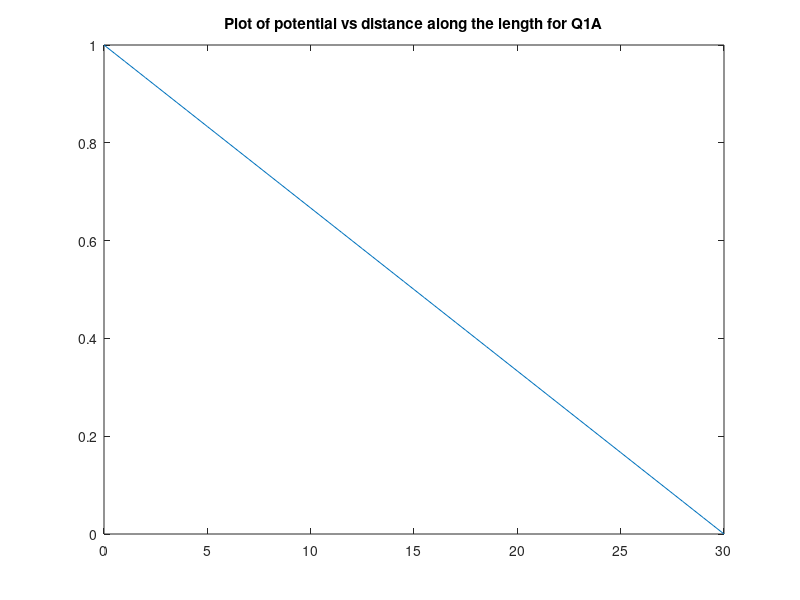
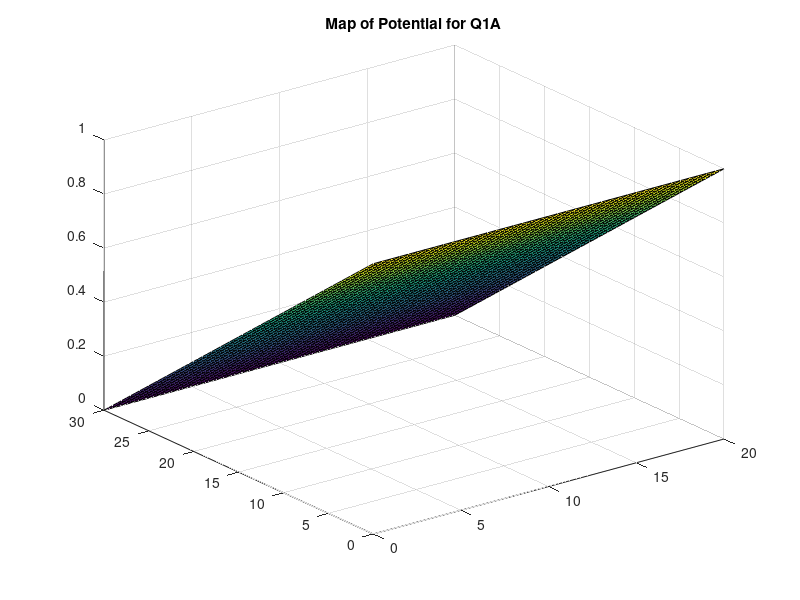
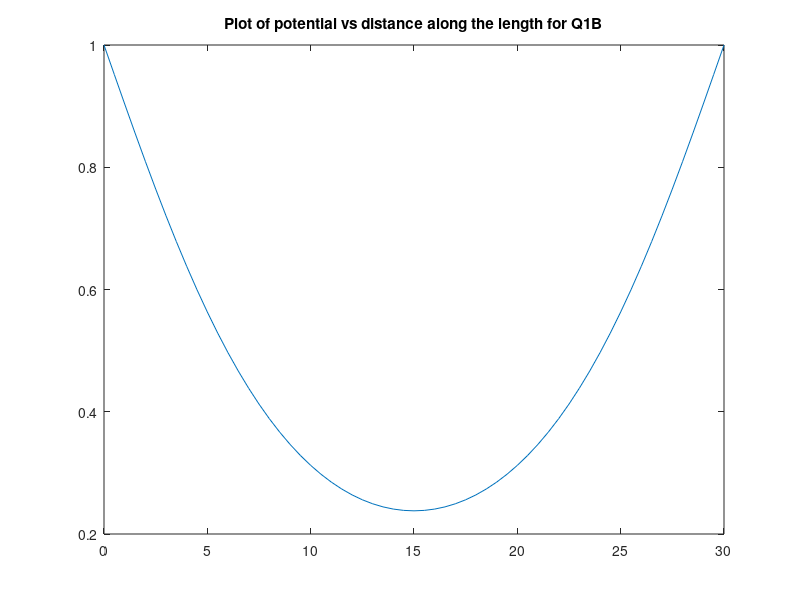
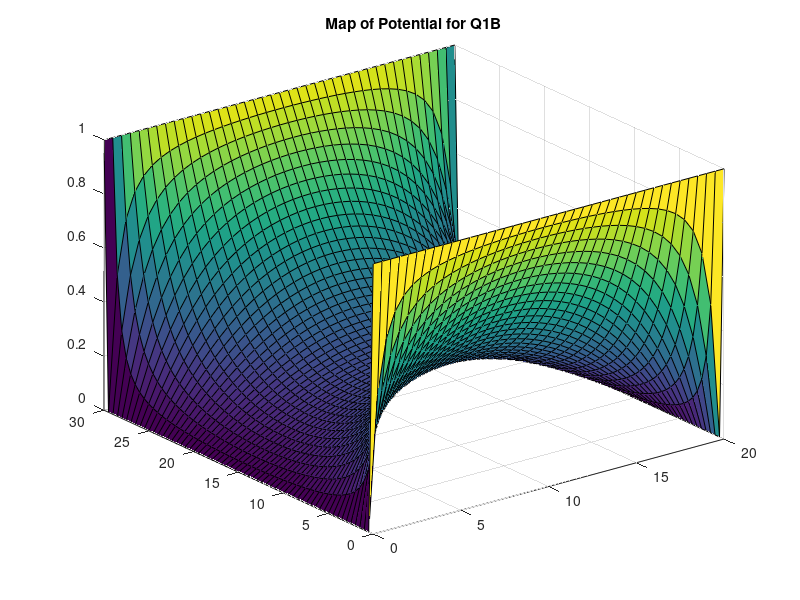

MATLAB code for these plots, in order: (Note: this script raises an error after producing the figures.)
% Reyad ElMahdy
% 101064879
%% Question 1 a)
% The code for this section uses the FDM (Finite Difference Method) to
% solve Laplace's equation for a 2D rectangle of dimentions L and W. The
% boundary conditions of the region are V=1 at x=0 and V=0 at x=L, The top
% and bottom boundaries have dV/dx=0. The code discretizes the region and
% the laplacian and turns them into matrices so that the potential can be
% displayed in the form of a vector which can easily be solved by matlab.

W = 20;
L = 1.5*W;

% Getting matrix dimensions
s = 0.5; % Space between each point in the meshgrid
nx = floor(L/s + 1);
ny = floor(W/s + 1);

%Creating matricies and mapping the 2D geometry
G = sparse(nx*ny);
Bc = zeros(1,nx*ny);

for i = 1:nx
    for j = 1:ny
        n = j+(i-1)*ny; % Mapping Equation
        
        % Setting boundary conditions
        if i == 1
            G(n,n) = 1;
            Bc(n) = 1;
        elseif i == nx
            G(n,n) = 1;
        elseif j == 1 || j == ny
            nxm = j+(i-2)*ny;
            nxp = j+i*ny;
            if j == 1
                nyp = j+1+(i-1)*ny;
                G(n,nyp) = 1;
            else
                nym = j-1+(i-1)*ny;
                G(n,nym) = 1;
            end
            G(n,n) = -3;
            G(n,nxm) = 1;
            G(n,nxp) = 1;
        else
            % Rest of the nodes
            nxm = j+(i-2)*ny;
            nxp = j+i*ny;
            nym = j-1+(i-1)*ny;
            nyp = j+1+(i-1)*ny;
            G(n,n) = -4;
            G(n,nxm) = 1;
            G(n,nxp) = 1;
            G(n,nym) = 1;
            G(n,nyp) = 1;
        end
    end
end

% Find V and map it to the space
V = G\Bc';
mappedV = zeros(nx,ny);
for i = 1:nx
    for j = 1:ny
        n = j+(i-1)*ny;
        mappedV(i,j) = V(n);
    end
end

% Plot
xaxis = 0:s:L;
figure(1)
plot(xaxis,mappedV(:,floor(ny/2)))
title('Plot of potential vs distance along the length for Q1A')
figure(2)
[xaxis, yaxis] = meshgrid(0:s:W, 0:s:L);
surf(xaxis,yaxis,mappedV)
title('Map of Potential for Q1A')


%% Question 1 b)
% In this part the code is modified so that the boundary conditions are V=0
% for the top and bottom boundaries and V=1 for the right and left sides,
% this is then compared with an analytical solution of the problem to see
% if they produce the same results and to find out the pros and cons of
% using each method

W = 20;
L = 1.5*W;

% Getting matrix dimensions
s = 0.5; % Space between each point in the meshgrid
nx = floor(L/s + 1);
ny = floor(W/s + 1);

% Creating matricies and mapping the 2D geometry
G = sparse(nx*ny);
Bc = zeros(1,nx*ny);

for i = 1:nx
    for j = 1:ny
        n = j+(i-1)*ny; % Mapping Equation
        
        % Setting boundary conditions
        if i == 1 || i == nx
            G(n,n) = 1;
            Bc(n) = 1;
        elseif j == 1 || j == ny
            G(n,n) = 1;
        else
            % Rest of the nodes
            nxm = j+(i-2)*ny;
            nxp = j+i*ny;
            nym = j-1+(i-1)*ny;
            nyp = j+1+(i-1)*ny;
            G(n,n) = -4;
            G(n,nxm) = 1;
            G(n,nxp) = 1;
            G(n,nym) = 1;
            G(n,nyp) = 1;
        end
    end
end

% Find V and map it to the space
V = G\Bc';
mappedV = zeros(nx,ny);
for i = 1:nx
    for j = 1:ny
        n = j+(i-1)*ny;
        mappedV(i,j) = V(n);
    end
end

% Plot
xaxis = 0:s:L;
figure(3)
plot(xaxis,mappedV(:,floor(ny/2)))
title('Plot of potential vs distance along the length for Q1B')

figure(4)
[xaxis, yaxis] = meshgrid(0:s:W, 0:s:L);
surf(xaxis,yaxis,mappedV)
title('Map of Potential for Q1B')


%% Analytic Solution

sol = zeros(nx,ny);
iMAX = 100;

[x,y] = meshgrid(linspace(-L/2,L/2,nx), linspace(0,W,ny));
a = W;
b = L/2;

for i = 1:iMAX
     n = 2*i-1;
     sol = sol+(4/pi).*(1/n).*(cosh((n*pi).*x'./a)./cosh((n*pi).*b./a)).*sin((n*pi).*y'./a);
     figure(5)
     surf(xaxis,yaxis,sol)
     title('Analytical Solution of V for Q1B')
     pause(0.001)
end

% The analytical solution and the numerical solution both produce very
% similar results. The numerical solution is much faster, but it requires
% large matrix operations that make the iterations and mapping complex and harder to
% follow.
% The numerical solution would probably consume a lot of memory due
% to the large amount of data points (This is somwewhat mitigated when
% using sparse matrices but the effect still exists). 
% The analytical solution is simpler to follow and could be more accurate,
% but it is much slower than the numerical solution due to the time and
% number of iterations it takes to converge. The movie helped to watch the
% solution to see how fast it converges.

%% Question 2
% In this part, the code was modified so that there are two resistive boxes
% inside the region forming a 'bottle's neck' for the current to pass
% through. The code uses the same boundary confitions as the previous part.
% After remapping the G matrix and generating the V plot, the current is
% then examined with varying box with, conductivity, and mesh spacing to
% see how it changes. 

W = 20;
L = 1.5*W;

Lb = 9;
Wb = 6;
s = 0.5;
nx = floor(L/s + 1);
ny = floor(W/s + 1);

cond = 1; % Conductive
res = 1e-2; % Resistive

% Generating the conductivity map
condMap = zeros(nx,ny);
for i = 1:nx
   for j = 1:ny
       if (i-1>0.5*(L-Lb)/s) && ((i-1)<0.5*(L+Lb)/s) && (((j-1)<Wb/s||(j-1)>(W-Wb)/s))
           condMap(i,j) = res;
       else
           condMap(i,j) = cond;
       end
   end
end

% Adding the map to the plot
figure(6)
imagesc([0 L],[0 W],condMap');
title('Map of Electrical Conductivity')
% Yellow region is conductive, blue is resistive

G = sparse(nx*ny);
Bc = zeros(1,nx*ny);
for i = 1:nx
    for j = 1:ny
        n = j +(i-1)*ny; %Mapping Eq
        %Setting Boundary conditions
        if i == 1 || i == nx
            G(n,n) = 1;
            if i == 1
                Bc(n) = 1;
            end
        elseif j == 1 || j == ny
            nxm = j+(i-2)*ny;
            nxp = j+i*ny;
            nyp = j+1+(i-1)*ny;
            nym = j-1+(i-1)*ny;
            
            %Resistances from the conductivity map
            rxm = (condMap(i,j)+condMap(i-1,j))/2;
            rxp = (condMap(i,j)+condMap(i+1,j))/2;
            
            if j == 1
                ryp = (condMap(i,j)+condMap(i,j+1))/2;
                G(n,n) = -(rxm+rxp+ryp);
                G(n,nyp) = ryp; 
            else
                rym = (condMap(i,j)+condMap(i,j-1))/2;
                G(n,n) = -(rxm+rxp+rym);
                G(n,nym) = rym;
            end
            G(n,nxm) = rxm;
            G(n,nxp) = rxp; 
            
        % Rest of the nodes
        else
            nxm = j+(i-2)*ny;
            nxp = j+i*ny;
            nym = j-1+(i-1)*ny;
            nyp = j+1+(i-1)*ny;
            
            % Getting the resistances from the conduction map
            rxm = (condMap(i,j)+condMap(i-1,j))/2;
            rxp = (condMap(i,j)+condMap(i+1,j))/2;
            ryp = (condMap(i,j)+condMap(i,j+1))/2;
            rym = (condMap(i,j)+condMap(i,j-1))/2;
            
            % Assigning the node equations
            G(n,n) = -(rxm+rxp+rym+ryp);
            G(n,nxm) = rxm;
            G(n,nxp) = rxp;
            G(n,nym) = rym;
            G(n,nyp) = ryp; 
        end
    end
end

%solving and plotting
V = G\Bc';
mappedV = zeros(nx,ny);
for i = 1:nx
    for j = 1:ny
        n = j+(i-1)*ny;
        mappedV(i,j) = V(n);
    end
end

[xaxis, yaxis] = meshgrid(0:s:L,0:s:W);
figure(7)
surf(xaxis',yaxis',mappedV)
hold on
imagesc([0 L],[0 W],mappedV')
title('Potential Over the Region')
hold off

[Ey, Ex] = gradient(-mappedV);

figure(8)
quiver(xaxis',yaxis',Ex,Ey)
xlim([0 L])
ylim([0 W])
title('E Field Quiver')
Jx = condMap.*Ex;
Jy = condMap.*Ey;

figure(9)
quiver(xaxis',yaxis',Jx,Jy)
xlim([0 L])
ylim([0 W])
title('Current Density Quiver')

% Currents at the two contacts
I1 = sum(Jx(1,:))
I2 = sum(Jx(nx,:))


% Generating the other plots
s = linspace(0.5, 10, 20);
for i = 1:20
    I(i) = Curr(s(i), res, Wb);
end
figure(10)
plot(s,I)
title('Plot of current vs mesh density')
% The current generally decreases with a higher mesh density, but
% specifying a lower mesh density leads to innaccurate results as seen in
% the figure

cond = linspace(0, 1, 20);
for i = 1:20
    I(i) = Curr(0.5, cond(i), Wb);
end
figure(11)
plot(cond,I)
title('Plot of current vs conductivty of the boxes')
% As expected the current increases when the box is more conductive, after
% the conductivity reaches 1, the box has the same conductivity as the rest
% of the region, so the current would eventually stop changing.

Wb = linspace(0,12,20);
for i = 1:20
    I(i) = Curr(0.5, 0.01, Wb(i));
end
figure(12)
plot(Wb,I)
title('Plot of current vs box width')
% The wider the box the lower the current that passes, when the width
% reaches 10, the current is constant because the resistive boxes would
% have the same width as the region.


% Creating a reuseable function that outputs the current
% This will be used for the remaining plots

function [I] = Curr(s, cond, Wb)
W = 20;
L = 1.5*W;
Lb = 9;
nx = floor(L/s+1);
ny = floor(W/s+1);

    condMap = zeros(nx,ny);
    for i = 1:nx
        for j = 1:ny
            if (i-1>0.5*(L-Lb)/s) && ((i-1)<0.5*(L+Lb)/s) && (((j-1)<Wb/s||(j-1)>(W-Wb)/s))
                condMap(i,j) = cond;
            else
                condMap(i,j) = 1;
            end
        end
    end
   
    G = sparse(nx*ny);
    Bc = zeros(1,nx*ny);
    
    for i = 1:nx
        for j = 1:ny
            n = j +(i-1)*ny; %Mapping Eq
            %Setting Boundary conditions
            if i == 1 || i == nx
                G(n,n) = 1;
                if i == 1
                    Bc(n) = 1;
                end
            elseif j == 1 || j == ny
                nxm = j+(i-2)*ny;
                nxp = j+i*ny;
                nyp = j+1+(i-1)*ny;
                nym = j-1+(i-1)*ny;
            
                % Resistances from the conductivity map
                rxm = (condMap(i,j)+condMap(i-1,j))/2;
                rxp = (condMap(i,j)+condMap(i+1,j))/2;
            
                if j == 1
                    ryp = (condMap(i,j)+condMap(i,j+1))/2;
                    G(n,n) = -(rxm+rxp+ryp);
                    G(n,nyp) = ryp; 
                else
                    rym = (condMap(i,j)+condMap(i,j-1))/2;
                    G(n,n) = -(rxm+rxp+rym);
                    G(n,nym) = rym;
                end
                
            G(n,nxm) = rxm;
            G(n,nxp) = rxp; 
            
            % Rest of the nodes
            else
                nxm = j+(i-2)*ny;
                nxp = j+i*ny;
                nym = j-1+(i-1)*ny;
                nyp = j+1+(i-1)*ny;
            
                % Getting the resistances from the conduction map
                rxm = (condMap(i,j)+condMap(i-1,j))/2;
                rxp = (condMap(i,j)+condMap(i+1,j))/2;
                ryp = (condMap(i,j)+condMap(i,j+1))/2;
                rym = (condMap(i,j)+condMap(i,j-1))/2;
            
                % Assigning the node equations
                G(n,n) = -(rxm+rxp+rym+ryp);
                G(n,nxm) = rxm;
                G(n,nxp) = rxp;
                G(n,nym) = rym;
                G(n,nyp) = ryp; 
            end
        end
    end
    
    V = G\Bc';
    mappedV = zeros(nx,ny);
    for i = 1:nx
        for j = 1:ny
            n = j+(i-1)*ny;
            mappedV(i,j) = V(n);
        end
    end
    
    [Ey, Ex] = gradient(-mappedV);
    Jx = condMap.*Ex;
    Jy = condMap.*Ey;
    
    I = sum(Jx(1,:));
end